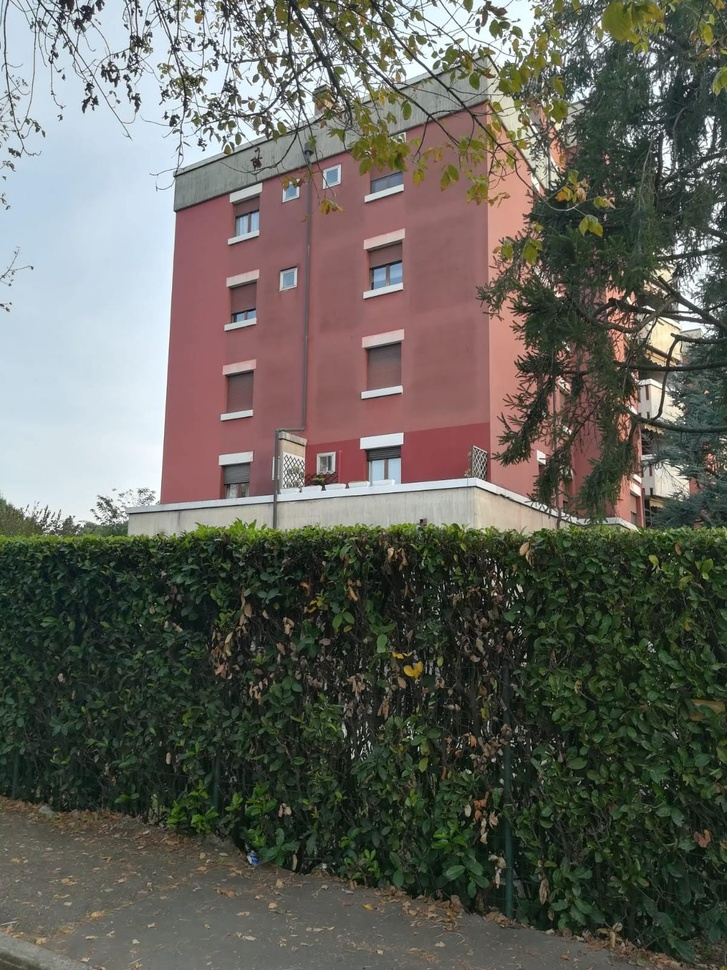
#> input picture _attachments/temp/condominio/foto1.jpg, 727 x 970 px, shrunk from 1200 x 1600 before the run
$ python -i condominio_color_render.py   (imports and definitions only)
#> lines starting #> are read from the running program, lines starting #| are printed output that depends on the picture; after the words box and inside, x2 and y2 are one past the last pixel; in counts of white or black regions, pixels touching at a corner belong together
#> further down, picture is the input picture: shape (970, 727, 3); mean B, G, R 92.7, 100.2, 100.8
#!/usr/bin/env python3
"""
Condominio Mazzini — Color Rendering v2
Usa K-means per identificare i colori reali della facciata in ogni foto.
Applica i 3 colori della palette: dominante, secondario, accessori.
Corregge anche la luminosità per colori chiari/scuri.
"""
import cv2
import numpy as np
import json
import os
import sys

ORIG_DIR = "/home/openclaw/attibot/condominio/img/originali"
OUT_DIR  = "/home/openclaw/attibot/condominio/img"
JSON_FILE = "/home/openclaw/attibot/condominio/TODO_RENDERING.json"
PHOTOS = ["foto1.jpg", "foto2.jpg", "foto3.jpg"]

# [5 lines left out: function hex_to_lab, not called in this run]

def create_masks_kmeans(img, n_clusters=10):
    """K-means adattivo: trova i cluster di colore reali della foto."""
#> called with n_clusters = 10
    h, w = img.shape[:2]
#> h = 970; w = 727
    pixels = img.reshape(-1, 3).astype(np.float32)
    criteria = (cv2.TERM_CRITERIA_EPS + cv2.TERM_CRITERIA_MAX_ITER, 40, 0.05)
    _, labels, centers = cv2.kmeans(pixels, n_clusters, None, criteria, 5, cv2.KMEANS_PP_CENTERS)
#> centers = [[70.6, 86.62, 88.45], [228.6, 218, 202.8], [18.86, 29.6, 20.31], [97.76, 98.19, 144.5], [35.46, 48.23, 38.51], [135.6, 141.9, 147.2], [169.1, 176.4, 185.8], [95.24, 105.9, 106.9], [244.3, 238.8, 227.8], [52.66, 67.01, 59.67]]
    labels_img = labels.reshape(h, w)
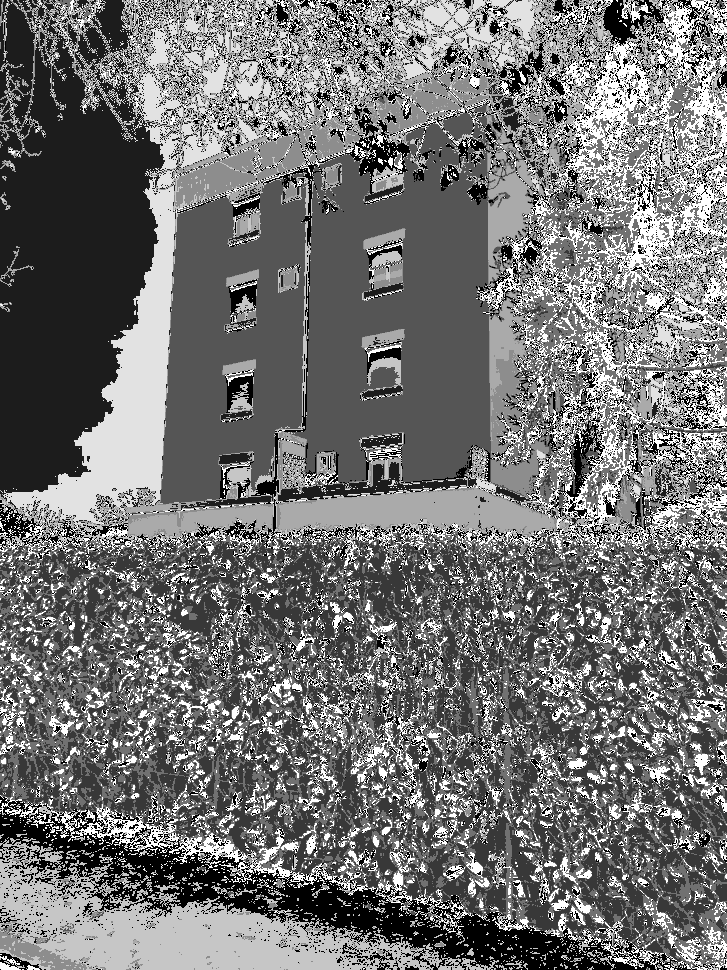
#> labels_img: shape (970, 727) int32; min 0, max 9, mean 4.06; drawn with min black and max white

    # Converti centri in HSV per classificarli
    centers_uint8 = centers.astype(np.uint8).reshape(1, -1, 3)
#> centers_uint8 = [[70, 86, 88], [228, 217, 202], [18, 29, 20], [97, 98, 144], [35, 48, 38], [135, 141, 147], [169, 176, 185], [95, 105, 106], [244, 238, 227], [52, 67, 59]]
    hsv_centers = cv2.cvtColor(centers_uint8, cv2.COLOR_BGR2HSV)[0]
#> hsv_centers = [[27, 52, 88], [103, 29, 228], [55, 97, 29], [1, 83, 144], [53, 69, 48], [15, 21, 147], [13, 22, 185], [27, 26, 106], [101, 18, 244], [46, 57, 67]]

    facade_ids, cream_ids, concrete_ids = [], [], []

    for i, (bgr, hsv_c) in enumerate(zip(centers, hsv_centers)):
        hue, sat, val = float(hsv_c[0]), float(hsv_c[1]), float(hsv_c[2])
        count = int(np.sum(labels == i))

        # ROSSO/SALMONE (facciata principale): hue 0-20 o 160-180, sat>50, val>40
        if (hue < 22 or hue > 158) and sat > 50 and val > 40:
            facade_ids.append((count, i))

        # CREMA/BEIGE (fasce orizzontali, soffitti balconi): hue 10-50, sat<90, val>120
        elif 8 < hue < 55 and sat < 90 and val > 120:
            cream_ids.append((count, i))

        # GRIGIO/CEMENTO (contorni finestre, elementi strutturali): bassa sat, val media
        elif sat < 45 and 60 < val < 200:
            concrete_ids.append((count, i))
#> this loop made 10 passes
#> (bgr, hue, sat, val, count) on passes 1 to 10: ([70.6, 86.62, 88.45], 27, 52, 88, 78594), ([228.6, 218, 202.8], 103, 29, 228, 69967), ([18.86, 29.6, 20.31], 55, 97, 29, 108585), ([97.76, 98.19, 144.5], 1, 83, 144, 86175), ([35.46, 48.23, 38.51], 53, 69, 48, 111094), ([135.6, 141.9, 147.2], 15, 21, 147, 32635), ([169.1, 176.4, 185.8], 13, 22, 185, 33050), ([95.24, 105.9, 106.9], 27, 26, 106, 57955), ([244.3, 238.8, 227.8], 101, 18, 244, 37499), ([52.66, 67.01, 59.67], 46, 57, 67, 89636)
#> after the loop, concrete_ids = [(57955, 7)]; cream_ids = [(32635, 5), (33050, 6)]; facade_ids = [(86175, 3)]

    def build_mask(cluster_ids, max_clusters=3):
#> called with max_clusters = 4
        mask = np.zeros((h, w), dtype=np.uint8)
        for _, cid in sorted(cluster_ids, reverse=True)[:max_clusters]:
            mask[labels_img == cid] = 255
#> this loop made 1 pass
#> cid on pass 1: 3
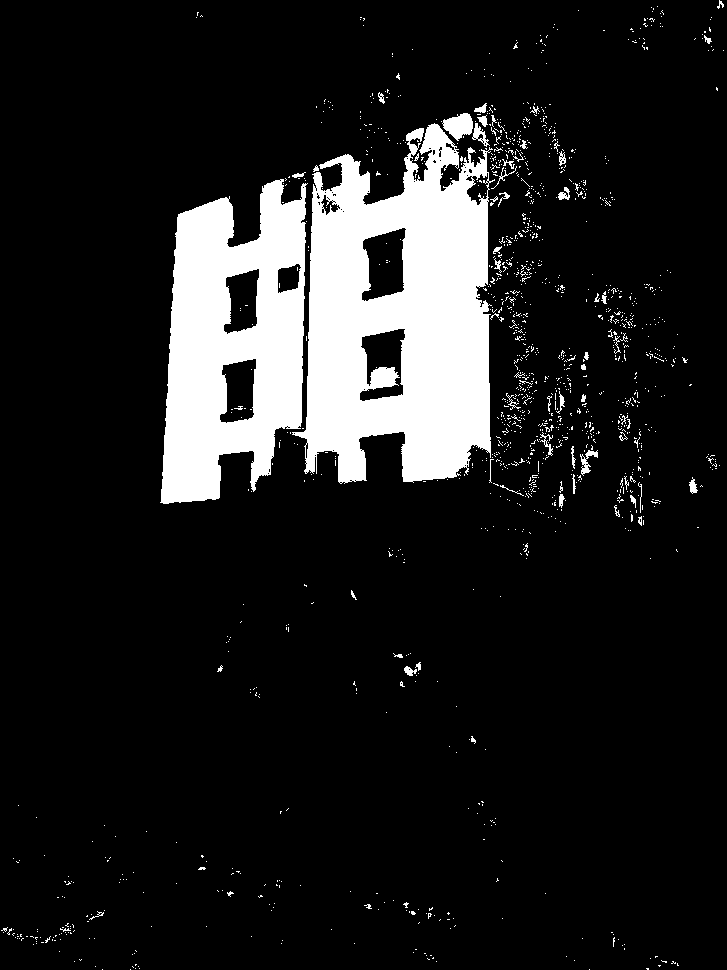
#> mask: shape (970, 727); 12.2% white; 1369 white regions (1312 under 20 px), largest, box (x1, y1, x2, y2) and area: (292, 123, 495, 484) 48111, (160, 179, 308, 504) 31447, (442, 113, 473, 141) 548
        return mask

    mask_dom = build_mask(facade_ids, max_clusters=4)
    mask_sec = build_mask(cream_ids, max_clusters=3)
#> call 2 of build_mask, with max_clusters = 3
#> the loop in build_mask (call 2), `for _, cid in sorted(cluster_ids, reverse=True)[:max_clusters]:` made 2 passes
#> cid on passes 1 to 2: 6, 5
#> after the loop in build_mask (call 2), `for _, cid in sorted(cluster_ids, reverse=True)[:max_clusters]:`:
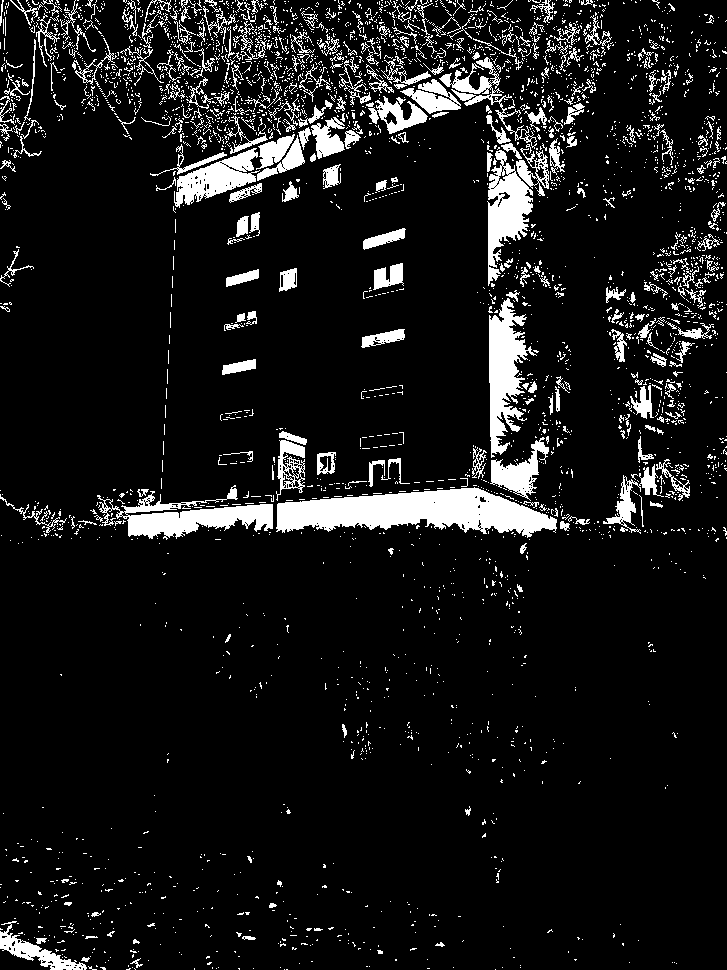
#> mask: shape (970, 727); 9.3% white; 3455 white regions (3129 under 20 px), largest, box (x1, y1, x2, y2) and area: (276, 487, 557, 538) 8485, (97, 485, 273, 540) 3869, (489, 298, 537, 458) 3699
    mask_acc = build_mask(concrete_ids, max_clusters=2)
#> call 3 of build_mask, with max_clusters = 2
#> the loop in build_mask (call 3), `for _, cid in sorted(cluster_ids, reverse=True)[:max_clusters]:` made 1 pass
#> cid on pass 1: 7
#> after the loop in build_mask (call 3), `for _, cid in sorted(cluster_ids, reverse=True)[:max_clusters]:`:
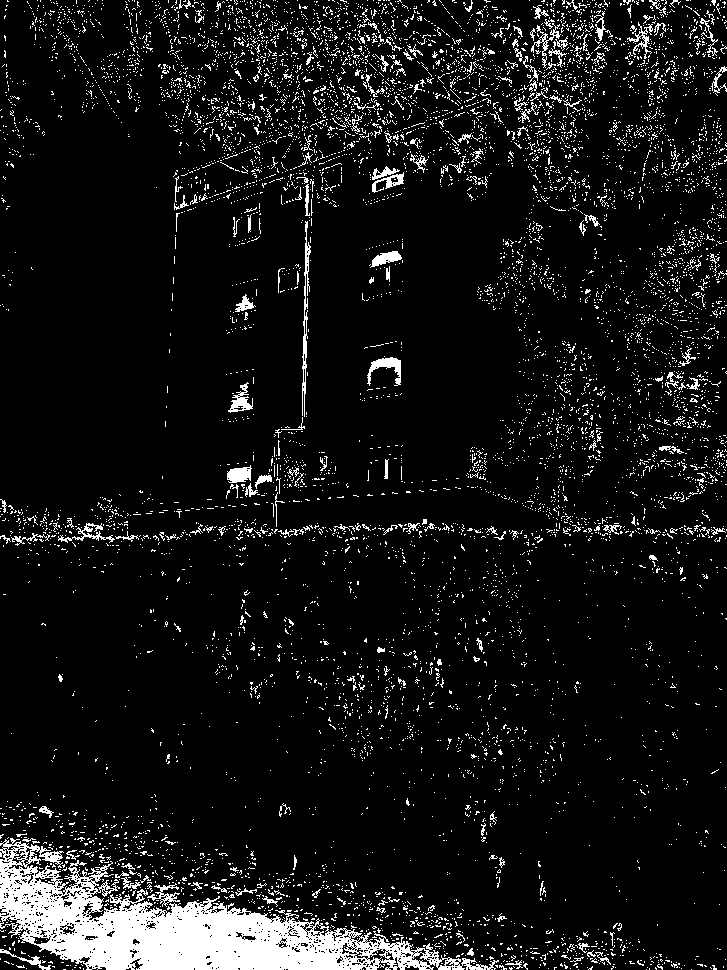
#> mask: shape (970, 727); 8.2% white; 8292 white regions (8067 under 20 px), largest, box (x1, y1, x2, y2) and area: (0, 838, 499, 970) 23215, (302, 221, 311, 417) 571, (367, 357, 401, 386) 399

    # Maschera di esclusione: cielo + vegetazione + terra
    hsv_img = cv2.cvtColor(img, cv2.COLOR_BGR2HSV)
#> hsv_img: shape (970, 727, 3); mean H, S, V 63.4, 64.1, 109.9
    sky_mask = cv2.inRange(hsv_img, np.array([95,  15, 140]), np.array([145, 255, 255]))  # azzurro/blu
#> sky_mask: shape (970, 727); 13.4% white; 575 white regions (529 under 20 px), largest, box (x1, y1, x2, y2) and area: (0, 0, 279, 506) 85199, (280, 458, 475, 499) 1844, (394, 0, 477, 36) 1311
    veg_mask = cv2.inRange(hsv_img, np.array([32,  35,  25]), np.array([92,  255, 255]))  # verde erba/alberi
#> veg_mask: shape (970, 727); 36.3% white; 1175 white regions (1039 under 20 px), largest, box (x1, y1, x2, y2) and area: (0, 402, 727, 965) 204895, (514, 0, 727, 312) 25889, (657, 324, 727, 478) 4588
    # escludi anche la fascia inferiore (terreno/marciapiede, ~20% bottom)
    ground_mask = np.zeros((h, w), dtype=np.uint8)
    ground_mask[int(h * 0.82):, :] = 255
    exclude = cv2.bitwise_or(sky_mask, veg_mask)
#> exclude: shape (970, 727); 49.7% white; 1700 white regions (1522 under 20 px), largest, box (x1, y1, x2, y2) and area: (0, 402, 727, 965) 204895, (0, 0, 279, 506) 85277, (514, 0, 727, 312) 26884
    exclude = cv2.bitwise_or(exclude, ground_mask)
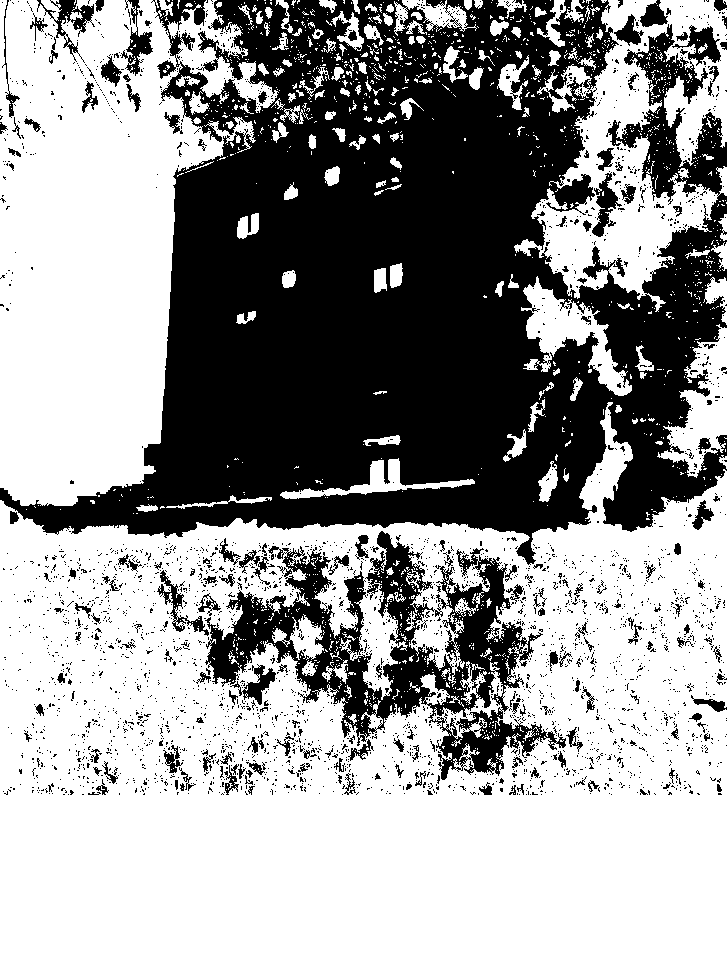
#> exclude: shape (970, 727); 60.2% white; 3166 black regions (2977 under 20 px), largest, box (x1, y1, x2, y2) and area: (0, 0, 727, 565) 228334, (205, 531, 566, 780) 27794, (37, 0, 95, 63) 924

    # Pulizia morfologica
    k5, k3 = np.ones((5,5), np.uint8), np.ones((3,3), np.uint8)

    mask_dom = cv2.morphologyEx(mask_dom, cv2.MORPH_CLOSE, k5)
#> mask_dom: shape (970, 727); 13.6% white; 362 white regions (295 under 20 px), largest, box (x1, y1, x2, y2) and area: (160, 103, 568, 504) 86574, (497, 344, 539, 435) 1176, (530, 103, 572, 173) 520
    mask_dom = cv2.morphologyEx(mask_dom, cv2.MORPH_OPEN,  k3)
#> mask_dom: shape (970, 727); 13.3% white; 104 white regions (33 under 20 px), largest, box (x1, y1, x2, y2) and area: (161, 104, 528, 504) 84929, (501, 370, 537, 435) 948, (499, 214, 538, 246) 367
    mask_dom = cv2.dilate(mask_dom, k3, iterations=2)
#> mask_dom: shape (970, 727); 16% white; 77 white regions, largest, box (x1, y1, x2, y2) and area: (159, 102, 568, 506) 96272, (496, 368, 539, 450) 1687, (504, 289, 540, 366) 1182

    mask_sec = cv2.morphologyEx(mask_sec, cv2.MORPH_CLOSE, k5)
#> mask_sec: shape (970, 727); 16.1% white; 710 white regions (606 under 20 px), largest, box (x1, y1, x2, y2) and area: (0, 0, 616, 540) 83933, (607, 227, 727, 439) 7392, (594, 430, 690, 538) 2834
    mask_sec = cv2.morphologyEx(mask_sec, cv2.MORPH_OPEN,  k3)
#> mask_sec: shape (970, 727); 15.2% white; 183 white regions (52 under 20 px), largest, box (x1, y1, x2, y2) and area: (0, 0, 614, 289) 52140, (93, 291, 590, 539) 22238, (650, 228, 724, 318) 2832

    # applica esclusione
    mask_dom = cv2.bitwise_and(mask_dom, cv2.bitwise_not(exclude))
#> mask_dom: shape (970, 727); 15.7% white; 66 white regions (4 under 20 px), largest, box (x1, y1, x2, y2) and area: (159, 102, 568, 506) 96137, (496, 368, 539, 450) 1682, (504, 289, 540, 366) 1169
    mask_sec = cv2.bitwise_and(mask_sec, cv2.bitwise_not(exclude))
#> mask_sec: shape (970, 727); 12.2% white; 429 white regions (304 under 20 px), largest, box (x1, y1, x2, y2) and area: (151, 0, 589, 289) 35582, (93, 291, 590, 538) 20721, (603, 440, 690, 532) 2540
    mask_acc = cv2.bitwise_and(mask_acc, cv2.bitwise_not(exclude))
#> mask_acc: shape (970, 727); 3.4% white in thin lines or dots, all inside (x1, y1, x2, y2) = (0, 0, 727, 795)

    # evita sovrapposizioni
    mask_sec = cv2.bitwise_and(mask_sec, cv2.bitwise_not(mask_dom))
#> mask_sec: shape (970, 727); 10.4% white; 478 white regions (363 under 20 px), largest, box (x1, y1, x2, y2) and area: (151, 0, 528, 211) 26985, (93, 444, 590, 538) 14675, (488, 115, 564, 264) 3277
    mask_acc = cv2.bitwise_and(mask_acc, cv2.bitwise_not(mask_dom))
    mask_acc = cv2.bitwise_and(mask_acc, cv2.bitwise_not(mask_sec))
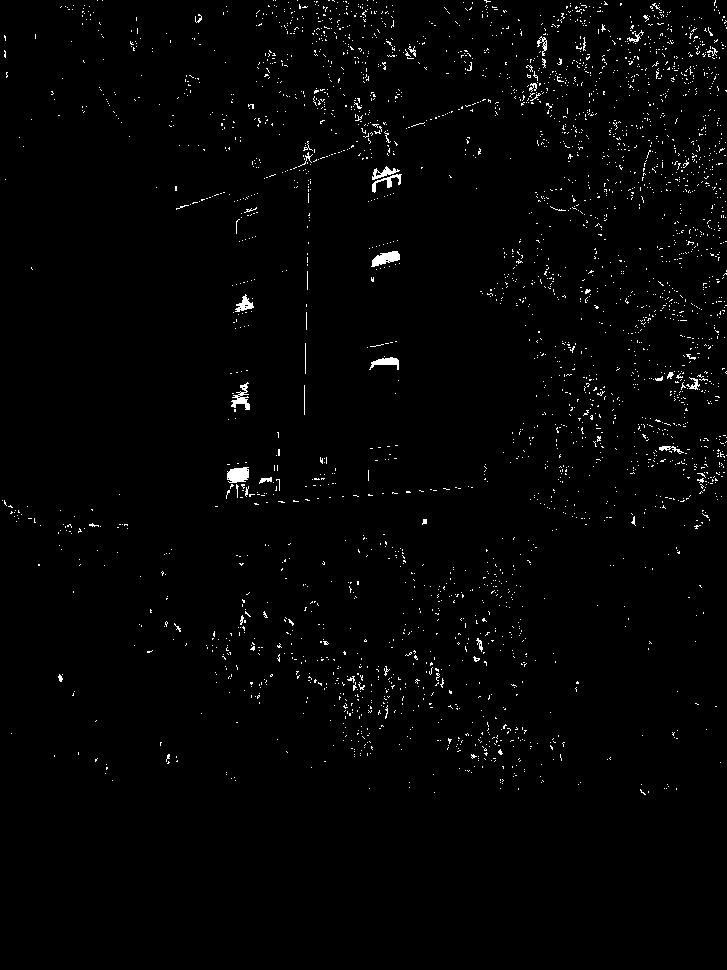
#> mask_acc: shape (970, 727); 1.5% white in thin lines or dots, all inside (x1, y1, x2, y2) = (2, 0, 727, 795)

    return mask_dom, mask_sec, mask_acc

# [90 lines left out: functions apply_color_lab, process_proposal, update_json, main, not called in this run]

# [2 lines not run here, left out]

>>> import cv2
>>> picture = cv2.imread('../../_attachments/temp/condominio/foto1.jpg')
>>> result = create_masks_kmeans(picture)
